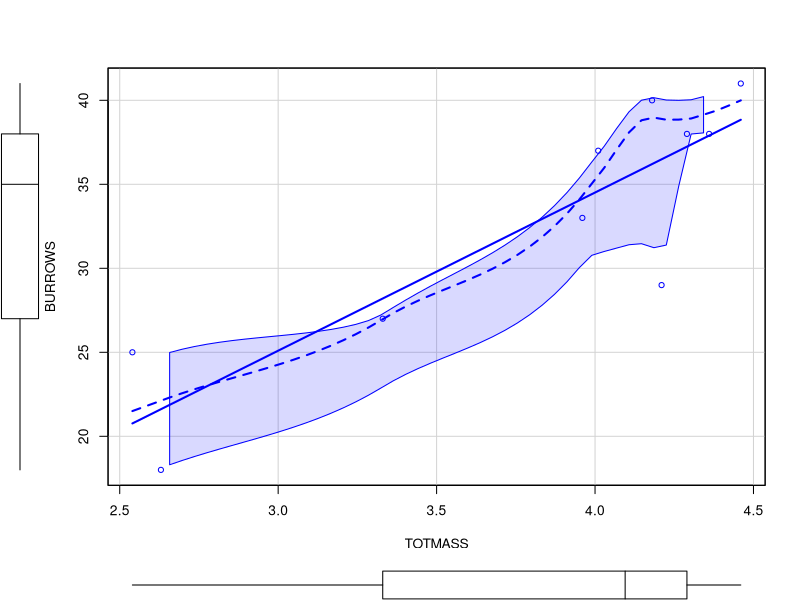
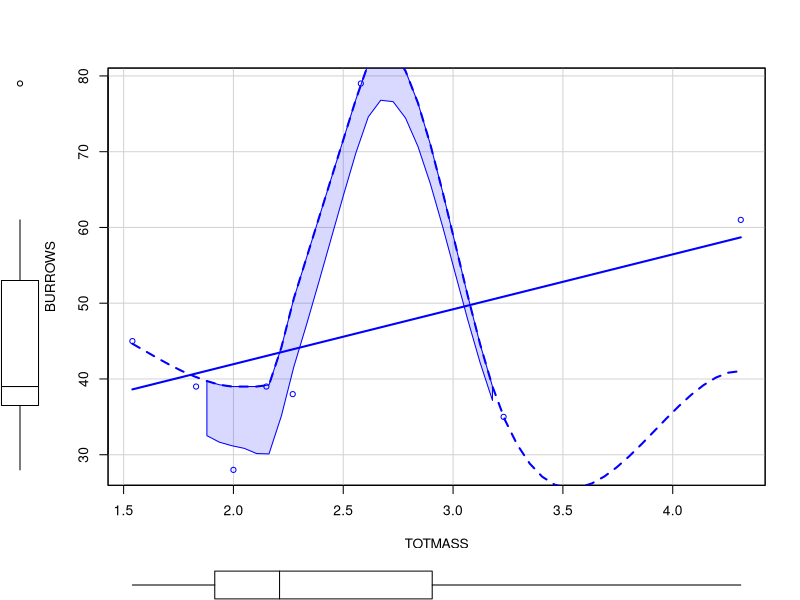
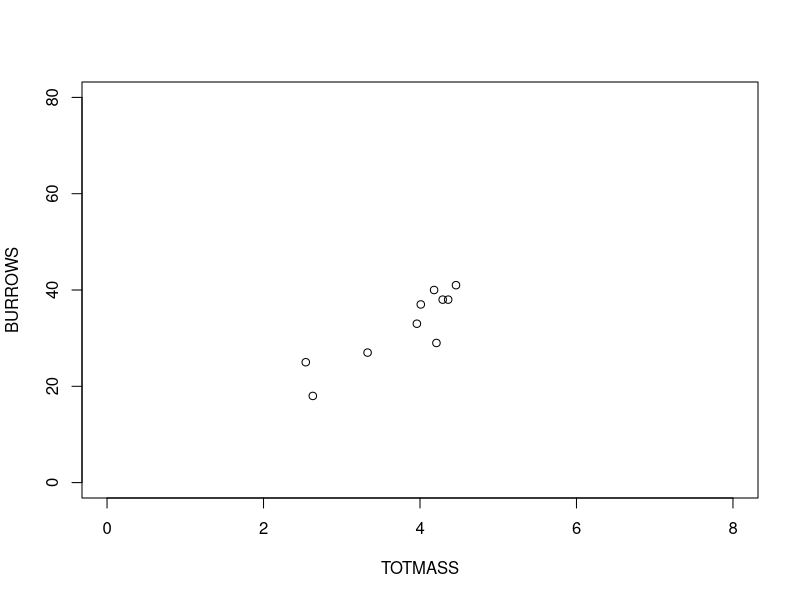

Reproduce these figures in R, in order. (Note: this script raises an error after producing the figures.)
###################################################
### chunk number 1: pg 186
###################################################
green <- read.table('green.csv', header=T, sep=',')


###################################################
### chunk number 2: pg 186
###################################################
library(car)
scatterplot(BURROWS~TOTMASS, data=green, subset=SITE=='LS', reg.line=F)


###################################################
### chunk number 3: pg 186
###################################################
library(car)
scatterplot(BURROWS~TOTMASS, data=green, subset=SITE=='DS', reg.line=F)


###################################################
### chunk number 4: pg 186
###################################################
cor.test(~BURROWS + TOTMASS, data=green, subset=SITE=='LS', method='spearman')


###################################################
### chunk number 5: pg 187
###################################################
cor.test(~BURROWS + TOTMASS, data=green, subset=SITE=='DS', method='spearman')


###################################################
### chunk number 6: pg 187
###################################################
plot(BURROWS~TOTMASS, data=green, subset=SITE=='LS', xlim=c(0,8), ylim=c(0,80))
with(subset(green, SITE=='LS'), data.ellipse(TOTMASS, BURROWS, levels=.95, add=T))


###################################################
### chunk number 7: pg 187
###################################################
plot(BURROWS~TOTMASS, data=green, subset=SITE=='DS', xlim=c(0,8), ylim=c(0,150))
with(subset(green, SITE=='DS'), data.ellipse(TOTMASS, BURROWS, levels=.95, add=T))
